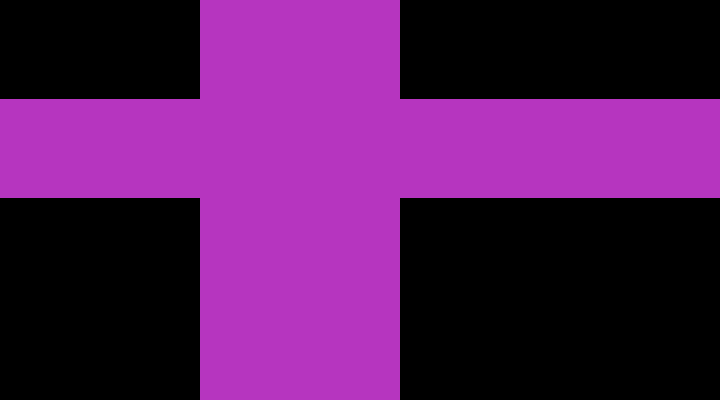
Frame 1 (no input)
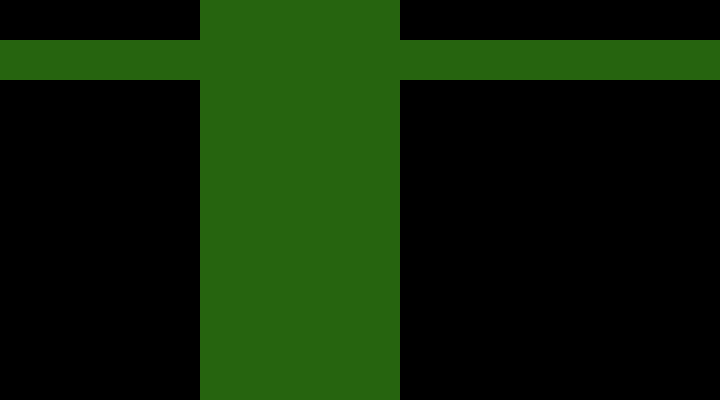
Frame 60 (no input)
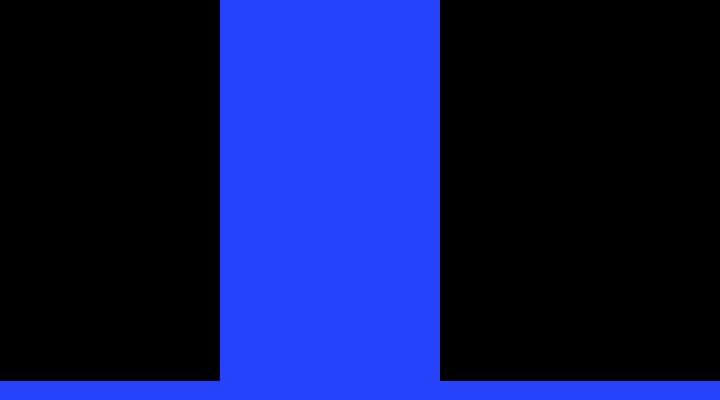
Frame 120 (the mouse pressed at the canvas centre since frame 60)

The p5.js sketch that drew these frames (run headless with seeded random() and noise() and a simulated clock; from frame 60 on, the mouse is pressed at the canvas centre):

// p5.js sketch
// ── sketch.js
let y = 100;
let x = 200

// The statements in the setup() function
// execute once when the program begins
function setup() {
  createCanvas(720, 400); // Size must be the first statement
  // stroke(255); // Set line drawing color to white
  noStroke();
  frameRate(40);
}
// The statements in draw() are executed until the
// program is stopped. Each statement is executed in
// sequence and after the last line is read, the first
// line is executed again.
function draw() {
  background(0); // Set the background to black
  y = y - 1;
  if (y < 0) {
    y = height;

    x = x + 20;
    if (x < 1) {
      x = width;
    }
  }
  fill(random(255),random(255),random(255))
  rect(0, y, width+20, y);
  rect(x, 0, x, height);
}

// source: https://p5js.org/examples/structure-loop.html
// ── index1.html
<!-- boilerplate p5 example -->
<!DOCTYPE html>

<html>

<head>
	<title> p5 sketch </title>
	<script src="https://cdnjs.cloudflare.com/ajax/libs/p5.js/0.8.0/p5.min.js"></script>
	<script src="https://cdnjs.cloudflare.com/ajax/libs/p5.js/0.8.0/addons/p5.dom.min.js"></script> 
	<link rel="stylesheet" type="text/css" href="style.css"> 
	<script src="sketch.js"></script>

</head>

<body>
	<h1> Proposal, Trial 5 </h1>
	<div id="sketch-holder"></div>
</body>

<footer>
	<a href="../../index.html"> back to home </a>
</footer>



</html>
